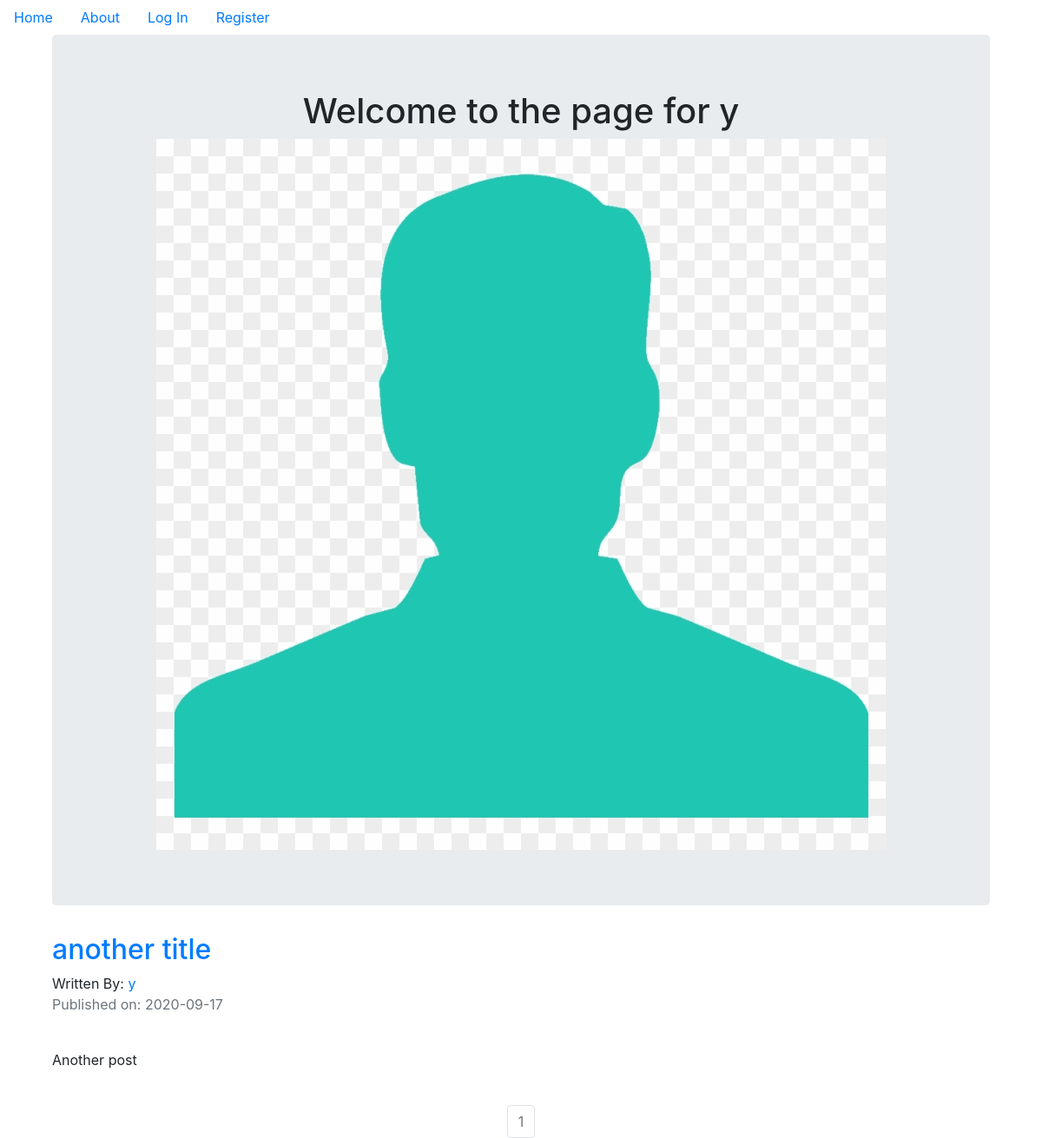
The app's page /y with its own data.
### puppycompanyblog/models.py (models this page shows, shortened)
class User(db.Model, UserMixin):
    __tablename__ = 'users'
    id = db.Column(db.Integer, primary_key=True)
    profile_image = db.Column(db.String(64), nullable=False, default='default_profile.png')
    email = db.Column(db.String(64), unique=True, index=True)
    username = db.Column(db.String(64), unique=True, index=True)
    password_hash = db.Column(db.String(128))
    posts = db.relationship('BlogPost', backref='author', lazy=True)

class BlogPost(db.Model):
    users = db.relationship(User)
    id = db.Column(db.Integer, primary_key=True)
    user_id = db.Column(db.Integer, db.ForeignKey('users.id'), nullable=False)
    date = db.Column(db.DateTime, nullable=False, default=datetime.utcnow)
    title = db.Column(db.String(140), nullable=False)
    text = db.Column(db.Text, nullable=False)

### puppycompanyblog/users/views.py (the view)
@users.route("/<username>")
def user_posts(username):
    page = request.args.get('page',1,type=int)
    user = User.query.filter_by(username=username).first_or_404()
    blog_posts = BlogPost.query.filter_by(author=user).order_by(BlogPost.date.desc()).paginate(page=page, per_page=5)
    return render_template('user_blog_posts.html', blog_posts=blog_posts,user=user)

### puppycompanyblog/templates/user_blog_posts.html
{% extends "base.html" %}
{% block content %}
  <div class="container">
      <div class="jumbotron">
          <div align='center'>
              <h1>Welcome to the page for {{user.username}}</h1>
              <img src="{{url_for('static', filename='profile_pics/'+user.profile_image)}}">
          </div>
      </div>
  {% for post in blog_posts.items %}
    <h2><a href="{{url_for('blog_posts.blog_post', blog_post_id = post.id)}}">{{post.title}}</a></h2>
    Written By: <a href="{{url_for('users.user_posts', username=post.author.username)}}">{{post.author.username}}</a>
    <p class = 'text-muted'>Published on: {{post.date.strftime("%Y-%m-%d")}}</p>
    <br>
    <p>{{post.text}}</p>
    <br>
  {% endfor %}
  </div>
  <nav aria-label='Page Navigation example'>
      <ul class="pagination justify-content-center">
        {% for page_num in blog_posts.iter_pages(left_edge=1, right_edge=1, left_current=1, right_current=2) %}
            {% if blog_posts.page == page_num %}
              <li class='page-item disabled'>
                  <a class='page-link' href="url_for('users.user_posts', username=user.username, page=page_num)">{{page_num}}</a>
              </li>
            {% else %}
              <li class='page-item'>
                  <a class='page-link' href="url_for('users.user_posts', username=user.username, page=page_num)">{{page_num}}</a>
              </li>
            {% endif %}
        {% endfor %}
    </ul>
  </nav>
{% endblock %}

### records on screen
User: username "y", profile_image (placeholder picture)
BlogPost: title "another title", author.username "y", date "2020-09-17", text "Another post"

### other values on screen
{{ page_num }} "1"
